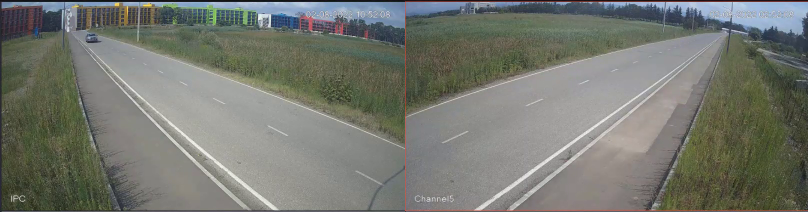
#> input picture frame 44 of Vids/carL.mp4, 1616 x 424 px (shown at 1/2 size)
$ python mainFinal.py   (older library calls are emulated)
#> lines starting #> are read from the running program, lines starting #| are printed output that depends on the picture; after the words box and inside, x2 and y2 are one past the last pixel; in counts of white or black regions, pixels touching at a corner belong together
import time
import cv2
import math

# cap = cv2.VideoCapture('Vids\carR.mp4')
cap = cv2.VideoCapture('Vids\carL.mp4')

prev_gray = None
prev_pos = None
distance = None
fps = cap.get(cv2.CAP_PROP_FPS)

startTime = time.time()
entered = False
leftBox = (0, 0)
escaped = False
rightBox = (0, 0)

movesFromLeft = False
movesFromRight = False


frame_diff = None
prev_edges = None
print("----Begin-----")
while True:
    cv2.waitKey(20)
    ret, frame = cap.read()
#> frame is the input picture: shape (424, 1616, 3); mean B, G, R 111.5, 119.4, 116.9
    if not ret:
        break

    xx = 400
    yy = 150

    xx2 = 1250
    yy2 = 100

    # Step 1 apply gaussian to bw image
    gray = cv2.cvtColor(frame, cv2.COLOR_BGR2GRAY)
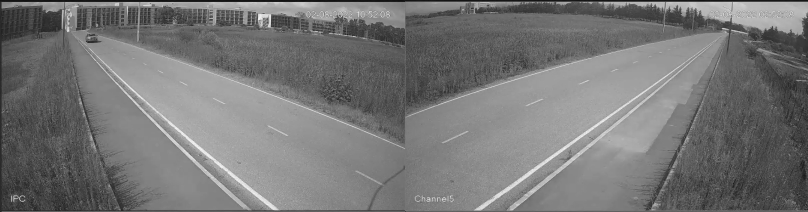
#> gray: shape (424, 1616) (shown at 1/2 size); min 11, max 253, mean 117.7
    gray = cv2.GaussianBlur(gray, (3, 3), 0)

    cv2.rectangle(frame, (xx, yy), (xx+40, yy+40), (255, 0, 0), 1)
#> frame: shape (424, 1616, 3); 0.02% of pixels changed, all inside (x1, y1, x2, y2) = (400, 150, 441, 191)
    cv2.rectangle(frame, (xx2, yy2), (xx2+40, yy2+40), (0, 0, 255), 1)
#> frame: shape (424, 1616, 3); mean B, G, R 111.4, 119.3, 116.9

    # Step 2 apply sobel to blurred image
    sobel_x = cv2.Sobel(gray, cv2.CV_8UC1, 1, 0, ksize=1)
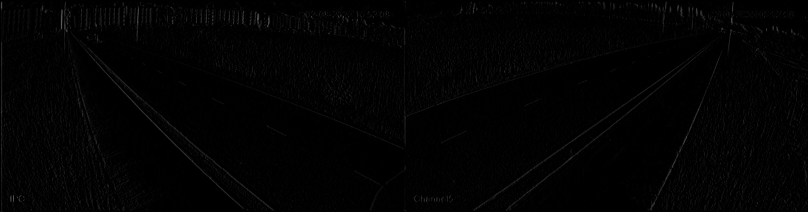
#> sobel_x: shape (424, 1616) (shown at 1/2 size); min 0, max 123, mean 2.4
    sobel_y = cv2.Sobel(gray, cv2.CV_8UC1, 0, 1, ksize=1)
    edges = cv2.bitwise_or(sobel_x, sobel_y)

    # Step 3 calculate difference of edge frames
    if prev_edges is not None:
        frame_diff = cv2.absdiff(edges, prev_edges)
        frame_diff = cv2.threshold(frame_diff, 50, 255, cv2.THRESH_TOZERO)[1]
        frame_diff = cv2.GaussianBlur(frame_diff, (7, 7), 0)

        # Step 4 Find the contours in the edge image
        contours, _ = cv2.findTheContours(
            frame_diff.copy(), cv2.RETR_EXTERNAL, cv2.CHAIN_APPROX_SIMPLE)

        # Step 5 Iterate through the contours and find the car
        for contour in contours:
            (x, y, w, h) = cv2.boundingRect(contour)
            aspect_ratio = w / float(h)
            if w > 30:
                cv2.rectangle(frame, (x, y), (x+w, y+h), (0, 0, 255), 1)

                # Calculate the center position of the car
                curr_pos = (x, y)
                if not movesFromLeft and not movesFromRight and curr_pos[0] < xx and curr_pos[1] < yy:
                    print("CAR IS MOVING FROM LEFT")
                    movesFromLeft = True

                if not movesFromRight and not movesFromLeft and curr_pos[0] > xx2 and curr_pos[1] < yy2:
                    print("CAR IS MOVING FROM RIGHT")
                    movesFromRight = True

                if movesFromLeft:
                    if not entered and curr_pos[0] > xx and curr_pos[1] > yy:
                        tim = time.time() - startTime
                        print("Checkpoint",tim)
                        leftBox = (curr_pos, tim)
                        entered = True

                    if not escaped and curr_pos[0] > xx2 and curr_pos[1] < yy2:
                        tim = time.time() - startTime
                        print("CheckPoint",tim)
                        print("CAR ESCAPED")
                        escaped = True
                        rightBox = (curr_pos,tim)

                if movesFromRight:
                    if not entered and curr_pos[0] > xx2 and curr_pos[1] < yy2:
                        tim = time.time() - startTime
                        print("CheckPoint",tim)
                        leftBox = (curr_pos, tim)
                        entered = True
                    if not escaped and curr_pos[0] < xx and curr_pos[1] < yy:
                        print("CAR ESCAPED")
                        tim = time.time() - startTime
                        print("CheckPoint",tim)
                        escaped = True
                        rightBox = (curr_pos, tim)

    prev_edges = edges.copy()

    if frame_diff is not None:
        cv2.imshow('frame2', frame_diff)
        cv2.imshow('frame', frame)

    if cv2.waitKey(1) == ord('q'):
#> (key q is pressed here)
        break

moveTime = rightBox[1] - leftBox[1]
if moveTime <= 0:
    moveTime = 1

print(moveTime, "Segment Time interval")
print(30 / moveTime, "M / S")
print(30 / moveTime * 3.6, "KM / H")

# Release the video capture and destroy all windows
cap.release()
cv2.destroyAllWindows()


import numpy as np

# [35 lines left out: function findTheContours, not called in this run]

$ run again, starting later in the video
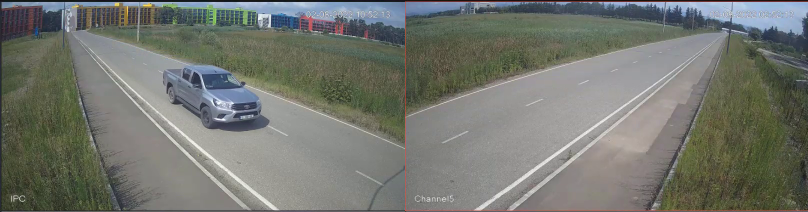
#> input picture frame 199 of Vids/carL.mp4, 1616 x 424 px (shown at 1/2 size)
#> frame is the input picture: shape (424, 1616, 3); mean B, G, R 110.8, 118, 115.3
#> `gray = cv2.cvtColor(frame, cv2.COLOR_BGR2GRAY)`:
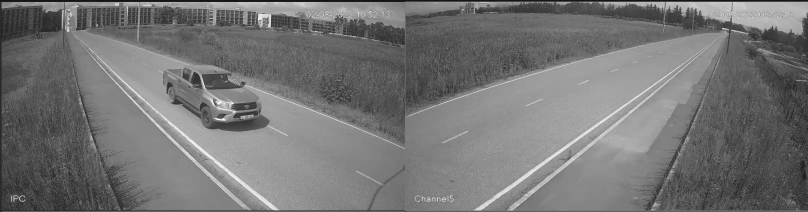
#> gray: shape (424, 1616) (shown at 1/2 size); min 9, max 254, mean 116.4
